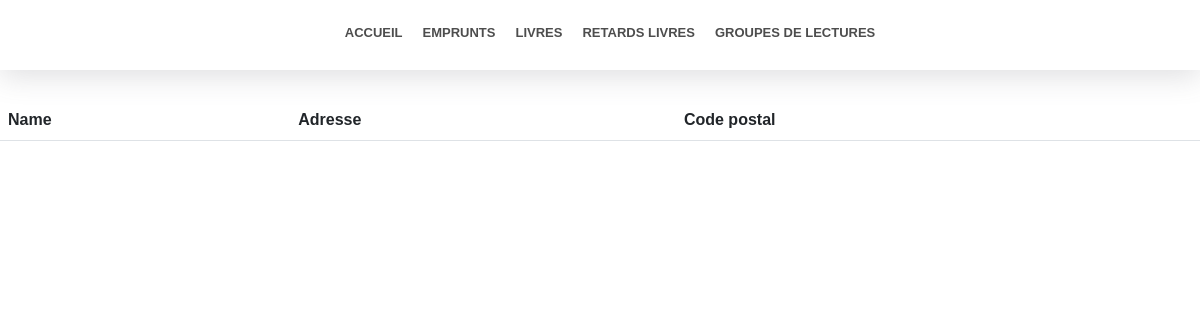
The app's page /libraire/bibliotheque, older data.
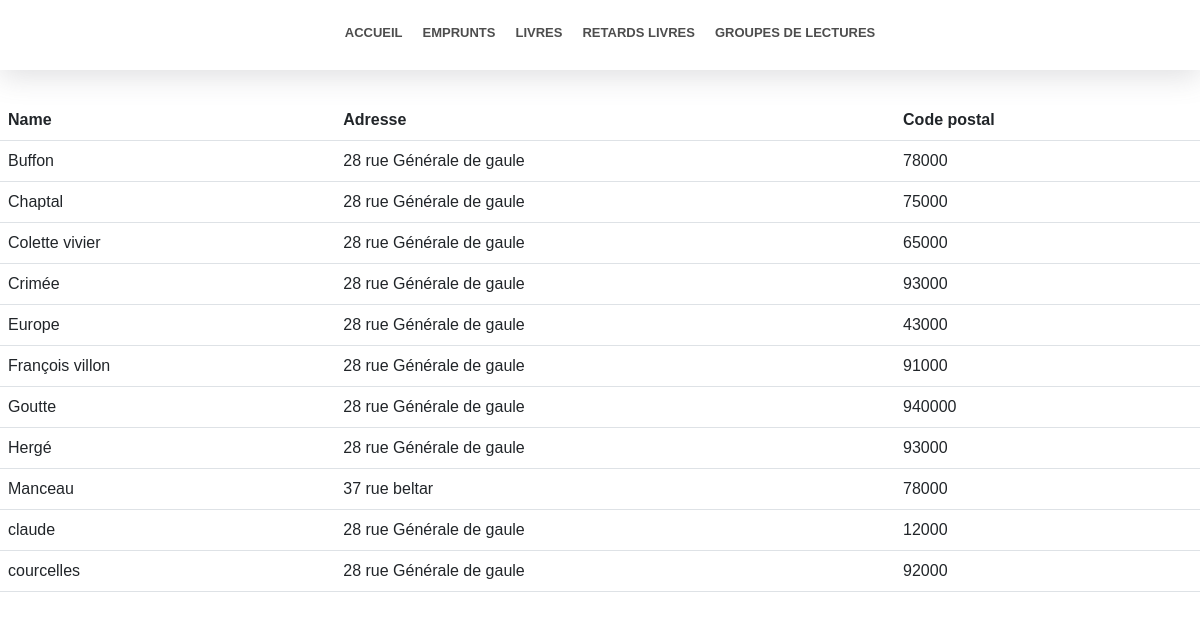
The same page, newer data.
### accounts/models.py (models this page shows, shortened)
class Biliotheque(models.Model):
    name = models.CharField(max_length=60)
    adresse = models.CharField(max_length=60)
    cp = models.CharField(max_length=60)

### livre/views.py (the view)
# urls.py: path('libraire/bibliotheque', livre_views.bibliotheque, name="livraire_bibliotheque"),
def bibliotheque(request):
    context = {}
    context["bibliotheques"] = Biliotheque.objects.order_by("name")
    return render(request, 'libraire/bibliotheque.html', context=context)

### templates/libraire/bibliotheque.html
{% extends 'libraire/base-libraire.html' %}
{% block content %}
    <div style="height: 100px"></div>
    <section style="max-width: 1400px;margin: auto;">
        <table class="table">
            <thead>
                <tr>
                    <th>Name</th>
                    <th>Adresse</th>
                    <th>Code postal</th>
                </tr>
            </thead>
            <tbody>
                {% for bibliotheque in bibliotheques %}
                    <tr>
                        <td>{{ bibliotheque.name }}</td>
                        <td>{{ bibliotheque.adresse }}</td>
                        <td>{{ bibliotheque.cp }}</td>
                    </tr>
                {% endfor %}
            </tbody>
        </table>
    </section>
{% endblock %}

### templates/libraire/base-libraire.html (shortened to what this page needs)
<!doctype html>
<html lang="fr">
<head>
    <link href="https://cdn.jsdelivr.net/npm/bootstrap@5.3.0-alpha1/dist/css/bootstrap.min.css" rel="stylesheet">
    {% load static %}
    <link rel="stylesheet" type='text/css' href="{% static '/css/main.css' %}">
</head>
<body>
    <div class="div-navbar">
        <section class="section-navbar">
            <section class="section-navbar-center" id="section-navbar-center">
                <div class="section-navbar-center-div">
                    <span class="section-navbar-center-span section-navbar-center-span-margin">
                         <a href=""><span>Accueil</span></a>
                    </span>
                    <span class="section-navbar-center-span">
                        <a href=""><span>Emprunts</span></a>
                    </span>
                    <span class="section-navbar-center-span">
                        <a href=""><span>Livres</span></a>
                    </span>
                    <span class="section-navbar-center-span">
                        <a href=""><span>Retards livres</span></a>
                    </span>
                    <span class="section-navbar-center-span">
                        <a href=""><span>Groupes de lectures</span></a>
                    </span>
                </div>
            </section>
        </section>
    </div>
    {% block content %}
    {% endblock %}
</body>
</html>

### static/css/main.css (style rules this page uses)
section { font-family: "Public Sans", sans-serif; }
body { margin: 0; }
.section-navbar { height: 70px; display: flex; align-items: center; margin: 0 auto; padding: 0 20px; z-index: 20; }
.div-navbar { min-height: 70px; background-color: white; z-index: 20; position: fixed; display: flex; align-items: center; width: 100%; box-shadow: rgb(100 100 111 / 20%) 0px 7px 29px 0px }
.section-navbar-center-div { display: flex; }
.section-navbar-center { display: flex; margin: 0 auto; height: 100%; align-items: center; grid-column-gap: 10px; column-gap: 10px; }
.section-navbar-center-span { text-transform: uppercase; padding: 0; font-weight: 600; font-family: Public Sans,sans-serif; font-size: 13px; color: #4d4d4d; display: flex; align-items: center; flex-shrink: 0; flex-grow: 1; border-bottom: 4px solid transparent; padding: 0 10px; }
.section-navbar-center-span a { text-decoration: none; color: #4d4d4d; }
.section-navbar-center-span-margin { margin-left: 20px; }

Row changes from the older to the newer data that the page shows:
added Biliotheque: name "Buffon", adresse "28 rue Générale de gaule", cp "78000"
added Biliotheque: name "Chaptal", adresse "28 rue Générale de gaule", cp "75000"
added Biliotheque: name "Colette vivier", adresse "28 rue Générale de gaule", cp "65000"
added Biliotheque: name "Crimée", adresse "28 rue Générale de gaule", cp "93000"
added Biliotheque: name "Europe", adresse "28 rue Générale de gaule", cp "43000"
added Biliotheque: name "François villon", adresse "28 rue Générale de gaule", cp "91000"
added Biliotheque: name "Goutte", adresse "28 rue Générale de gaule", cp "940000"
added Biliotheque: name "Hergé", adresse "28 rue Générale de gaule", cp "93000"
added Biliotheque: name "Manceau", adresse "37 rue beltar", cp "78000"
added Biliotheque: name "claude", adresse "28 rue Générale de gaule", cp "12000"
added Biliotheque: name "courcelles", adresse "28 rue Générale de gaule", cp "92000"
